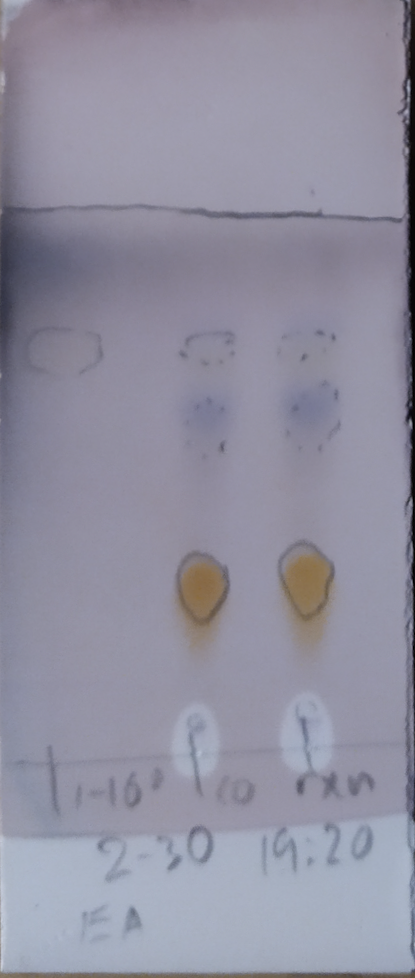
#> input picture cv_method/dataset/001.png, 415 x 978 px; its folder holds only this picture in this run
$ python -i calibration.py   (imports and definitions only)
#> lines starting #> are read from the running program, lines starting #| are printed output that depends on the picture
### cv_method/utils.py
import imp
import cv2 as cv
import numpy as np
from scipy import optimize
import os
import sys
__dir__ = os.path.dirname(os.path.abspath(__file__))
sys.path.append(os.path.abspath(os.path.join(__dir__, '../')))
from cv_method import findLine as fl


# [4 lines left out: function imread, not called in this run]


def denoise(src, blur=3):
    blur = cv.medianBlur(src, blur)
    clahe = cv.createCLAHE(clipLimit=2.0, tileGridSize=(8, 8))
    cl = clahe.apply(blur)
    kernel = np.ones((7, 7), np.uint8)
    opening = cv.morphologyEx(cl, op=cv.MORPH_OPEN, kernel=kernel)
    return opening


# [51 lines left out: functions binarize, mask, centre_cnt, fit_circle, not called in this run]

### cv_method/calibration.py
import cv2 as cv
import numpy as np
import os
import sys
__dir__ = os.path.dirname(os.path.abspath(__file__))
sys.path.append(os.path.abspath(os.path.join(__dir__, '../')))
from cv_method import utils
from scipy.spatial import distance as dist


def corner_st(im, n_grids=8):
    gray = cv.cvtColor(im, cv.COLOR_BGR2GRAY)
    gray = utils.denoise(gray)
    h, w = gray.shape
    mask = np.ones(gray.shape, np.uint8)
    h_lim = [int(h / n_grids), int(h * (1 - n_grids) / n_grids)]
    w_lim = [int(w / n_grids), int(w * (1 - n_grids) / n_grids)]
    mask[h_lim[0]:h_lim[1], w_lim[0]:w_lim[1]] = 0

    corners = cv.goodFeaturesToTrack(image=gray, maxCorners=50, qualityLevel=0.1, minDistance=w / 2, mask=mask)
    corners = np.int0(corners)

    rect = cv.minAreaRect(corners)
    box = cv.boxPoints(rect)
    box = np.int0(box)

    return box


def order_points(pts):
    xSorted = pts[np.argsort(pts[:, 0]), :]
    leftMost = xSorted[:2, :]
    rightMost = xSorted[2:, :]
    leftMost = leftMost[np.argsort(leftMost[:, 1]), :]
    (tl, bl) = leftMost
    D = dist.cdist(tl[np.newaxis], rightMost, "euclidean")[0]
    (br, tr) = rightMost[np.argsort(D)[::-1], :]

    return np.array([tl, tr, br, bl], dtype="float32")


def transform(image, pts):
    rect = order_points(pts)
    (tl, tr, br, bl) = rect

    widthA = np.sqrt(((br[0] - bl[0]) ** 2) + ((br[1] - bl[1]) ** 2))
    widthB = np.sqrt(((tr[0] - tl[0]) ** 2) + ((tr[1] - tl[1]) ** 2))
    maxWidth = max(int(widthA), int(widthB))

    heightA = np.sqrt(((tr[0] - br[0]) ** 2) + ((tr[1] - br[1]) ** 2))
    heightB = np.sqrt(((tl[0] - bl[0]) ** 2) + ((tl[1] - bl[1]) ** 2))
    maxHeight = max(int(heightA), int(heightB))

    dst = np.array([
        [0, 0],
        [maxWidth - 1, 0],
        [maxWidth - 1, maxHeight - 1],
        [0, maxHeight - 1]], dtype="float32")

    M = cv.getPerspectiveTransform(rect, dst)
    calibrated = cv.warpPerspective(image, M, (maxWidth, maxHeight))

    return calibrated


def calibrate(im):
    pts = corner_st(im)
    return transform(im, pts)

>>> import cv2
>>> picture = cv2.imread('dataset/001.png')
#> picture is the input picture: shape (978, 415, 3); mean B, G, R 160, 143.6, 145.1
>>> result = calibrate(picture)
#> in denoise, `cl = clahe.apply(blur)`:
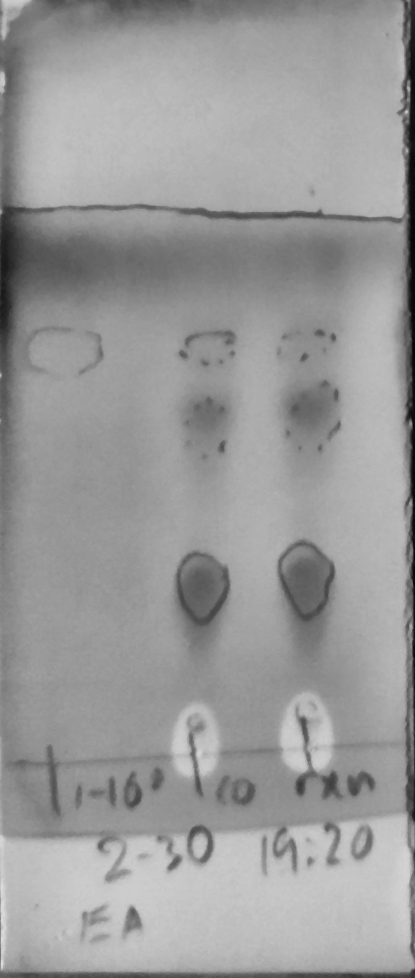
#> cl: shape (978, 415); min 3, max 220, mean 153.9
#> in corner_st, `corners = cv.goodFeaturesToTrack(image=gray, maxCorners=50, qualityLev..`: corners = [[320, 210], [326, 831], [3, 72], [338, 421], [132, 908], [410, 641], [100, 356], [406, 7]]
#> in corner_st, `rect = cv.minAreaRect(corners)`: rect = ((269, 457.5), (408.2, 848.7), -8.77)
#> in corner_st, `box = cv.boxPoints(rect)`: box = [[132, 908], [2.58, 69.25], [406, 7], [535.4, 845.7]]
#> in corner_st, `box = np.int0(box)`: box = [[132, 908], [2, 69], [406, 7], [535, 845]]
#> in order_points, `xSorted = pts[np.argsort(pts[:, 0]), :]`: xSorted = [[2, 69], [132, 908], [406, 7], [535, 845]]
#> in order_points, `leftMost = xSorted[:2, :]`: leftMost = [[2, 69], [132, 908]]
#> in order_points, `rightMost = xSorted[2:, :]`: rightMost = [[406, 7], [535, 845]]
#> in order_points, `(tl, bl) = leftMost`: tl = [2, 69]; bl = [132, 908]
#> in order_points, `D = dist.cdist(tl[np.newaxis], rightMost, "euclidean")[0]`: D = [408.7, 941.4]
#> in order_points, `(br, tr) = rightMost[np.argsort(D)[::-1], :]`: br = [535, 845]; tr = [406, 7]
#> in transform, `rect = order_points(pts)`: rect = [[2, 69], [406, 7], [535, 845], [132, 908]]
#> in transform, `(tl, tr, br, bl) = rect`: tl = [2, 69]; tr = [406, 7]; br = [535, 845]; bl = [132, 908]
#> in transform, `widthA = np.sqrt(((br[0] - bl[0]) ** 2) + ((br[1] - bl[1]) ** 2))`: widthA = 407.9
#> in transform, `widthB = np.sqrt(((tr[0] - tl[0]) ** 2) + ((tr[1] - tl[1]) ** 2))`: widthB = 408.7
#> in transform, `maxWidth = max(int(widthA), int(widthB))`: maxWidth = 408
#> in transform, `heightA = np.sqrt(((tr[0] - br[0]) ** 2) + ((tr[1] - br[1]) ** 2))`: heightA = 847.9
#> in transform, `heightB = np.sqrt(((tl[0] - bl[0]) ** 2) + ((tl[1] - bl[1]) ** 2))`: heightB = 849
#> in transform, `dst = np.array([ [0, 0], [maxWidth - 1, 0], [maxWidth - 1, maxHeight -..`: dst = [[0, 0], [407, 0], [407, 848], [0, 848]]
#> in transform, `M = cv.getPerspectiveTransform(rect, dst)`: M = [[0.983, -0.152, 8.54], [0.151, 0.985, -68.27], [-3.62e-06, -1.88e-06, 1]]
#> in transform, `calibrated = cv.warpPerspective(image, M, (maxWidth, maxHeight))`:
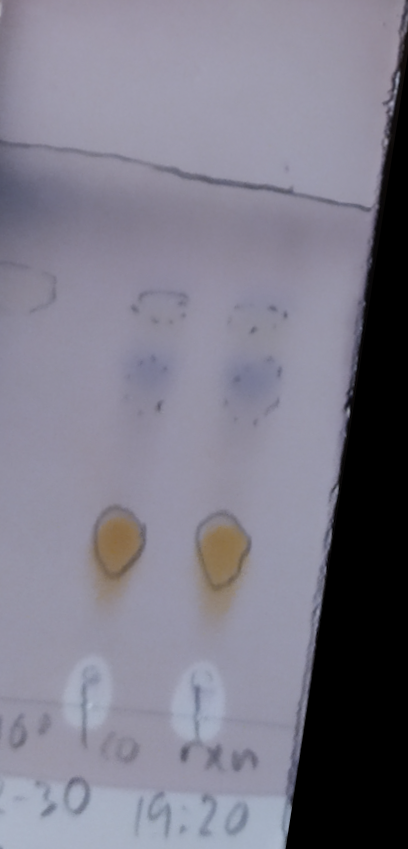
#> calibrated: shape (849, 408, 3); mean B, G, R 136.2, 122.2, 124.3

$ run again, on cv_method/dataset/002.png
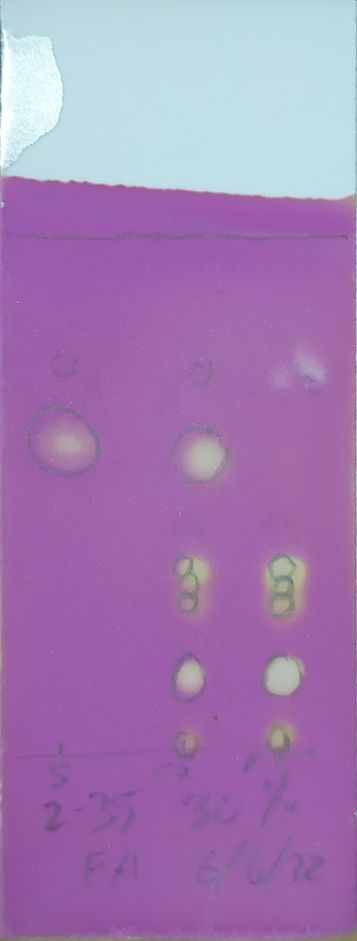
#> input picture cv_method/dataset/002.png, 357 x 941 px
#> picture is the input picture: shape (941, 357, 3); mean B, G, R 179.4, 124.9, 163.6
#> in denoise, `cl = clahe.apply(blur)`:
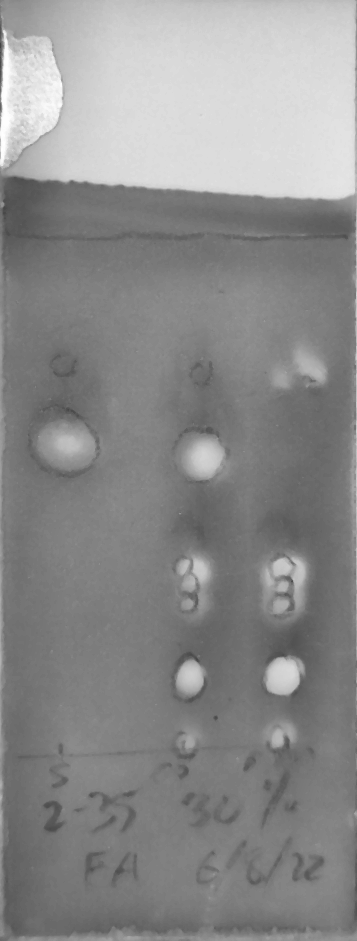
#> cl: shape (941, 357); min 68, max 254, mean 139.6
#> corners = [[292, 581], [71, 181], [90, 795], [314, 381], [353, 193], [215, 927], [75, 360]]
#> in corner_st, `rect = cv.minAreaRect(corners)`: rect = ((196.3, 556.3), (739.2, 282.3), -87.56)
#> in corner_st, `box = cv.boxPoints(rect)`: box = [[321.6, 931.5], [39.57, 919.5], [71, 181], [353, 193]]
#> in corner_st, `box = np.int0(box)`: box = [[321, 931], [39, 919], [71, 181], [353, 193]]
#> xSorted = [[39, 919], [71, 181], [321, 931], [353, 193]]
#> in order_points, `leftMost = xSorted[:2, :]`: leftMost = [[39, 919], [71, 181]]
#> rightMost = [[321, 931], [353, 193]]
#> in order_points, `leftMost = leftMost[np.argsort(leftMost[:, 1]), :]`: leftMost = [[71, 181], [39, 919]]
#> in order_points, `(tl, bl) = leftMost`: tl = [71, 181]; bl = [39, 919]
#> D = [790.6, 282.3]
#> in order_points, `(br, tr) = rightMost[np.argsort(D)[::-1], :]`: br = [321, 931]; tr = [353, 193]
#> in transform, `rect = order_points(pts)`: rect = [[71, 181], [353, 193], [321, 931], [39, 919]]
#> in transform, `(tl, tr, br, bl) = rect`: tl = [71, 181]; tr = [353, 193]; br = [321, 931]; bl = [39, 919]
#> widthA = 282.3
#> maxWidth = 282
#> heightA = 738.7
#> maxHeight = 738
#> dst = [[0, 0], [281, 0], [281, 737], [0, 737]]
#> M = [[0.995, 0.0431, -78.42], [-0.0424, 0.997, -177.4], [1.31e-19, 1.43e-19, 1]]
#> in transform, `calibrated = cv.warpPerspective(image, M, (maxWidth, maxHeight))`:
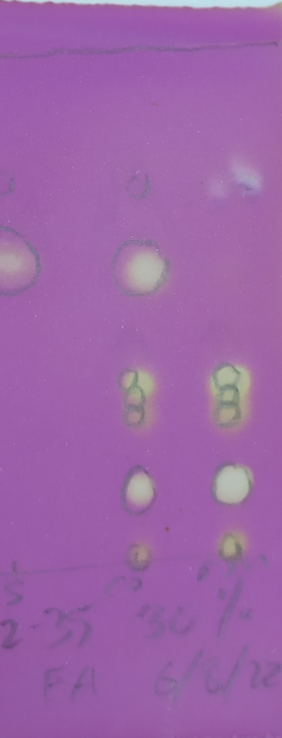
#> calibrated: shape (738, 282, 3); mean B, G, R 167.9, 101.6, 157.1

$ run again, on cv_method/dataset/003.png
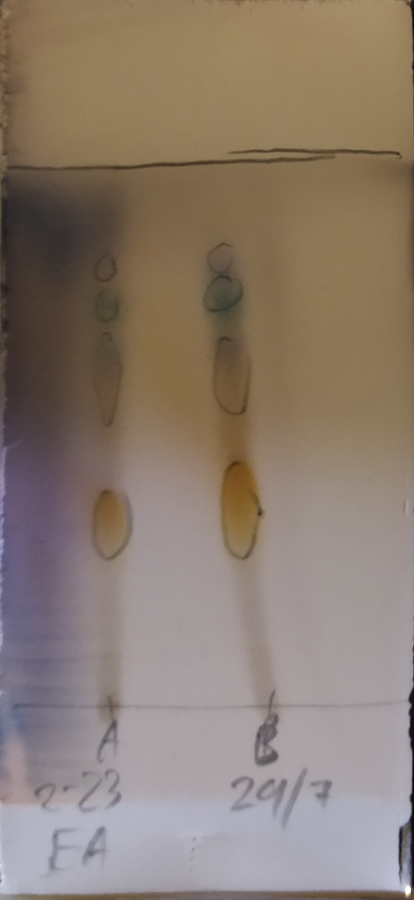
#> input picture cv_method/dataset/003.png, 414 x 900 px
#> picture is the input picture: shape (900, 414, 3); mean B, G, R 112.4, 124.6, 139.7
#> in denoise, `cl = clahe.apply(blur)`:
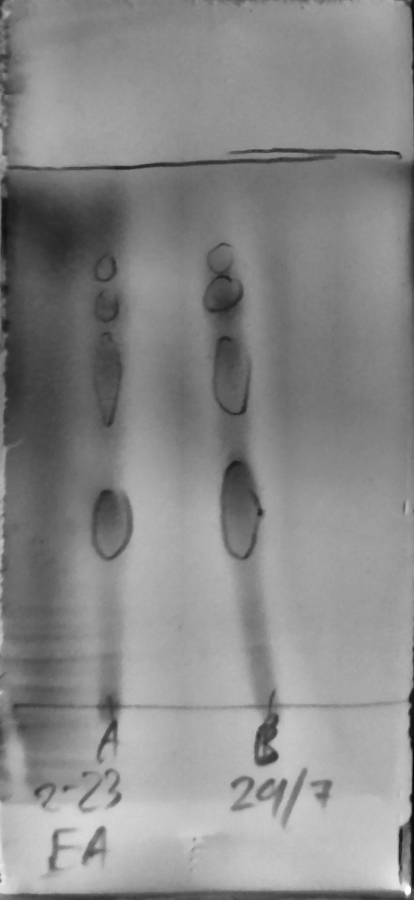
#> cl: shape (900, 414); min 6, max 254, mean 137
#> corners = [[408, 890], [398, 153], [64, 790], [259, 514], [3, 538], [230, 280], [6, 156], [264, 722]]
#> in corner_st, `rect = cv.minAreaRect(corners)`: rect = ((202.9, 523.1), (400.2, 739.4), -0.777)
#> in corner_st, `box = cv.boxPoints(rect)`: box = [[7.85, 895.4], [-2.18, 156.1], [398, 150.7], [408, 890]]
#> in corner_st, `box = np.int0(box)`: box = [[7, 895], [-2, 156], [397, 150], [408, 890]]
#> xSorted = [[-2, 156], [7, 895], [397, 150], [408, 890]]
#> leftMost = [[-2, 156], [7, 895]]
#> rightMost = [[397, 150], [408, 890]]
#> in order_points, `(tl, bl) = leftMost`: tl = [-2, 156]; bl = [7, 895]
#> D = [399, 840.7]
#> in order_points, `(br, tr) = rightMost[np.argsort(D)[::-1], :]`: br = [408, 890]; tr = [397, 150]
#> in transform, `rect = order_points(pts)`: rect = [[-2, 156], [397, 150], [408, 890], [7, 895]]
#> in transform, `(tl, tr, br, bl) = rect`: tl = [-2, 156]; tr = [397, 150]; br = [408, 890]; bl = [7, 895]
#> widthA = 401
#> widthB = 399
#> maxWidth = 401
#> heightA = 740.1
#> heightB = 739.1
#> maxHeight = 740
#> dst = [[0, 0], [400, 0], [400, 739], [0, 739]]
#> M = [[1, -0.0122, 3.92], [0.0151, 1.01, -156.9], [3.58e-06, 6.69e-06, 1]]
#> in transform, `calibrated = cv.warpPerspective(image, M, (maxWidth, maxHeight))`:
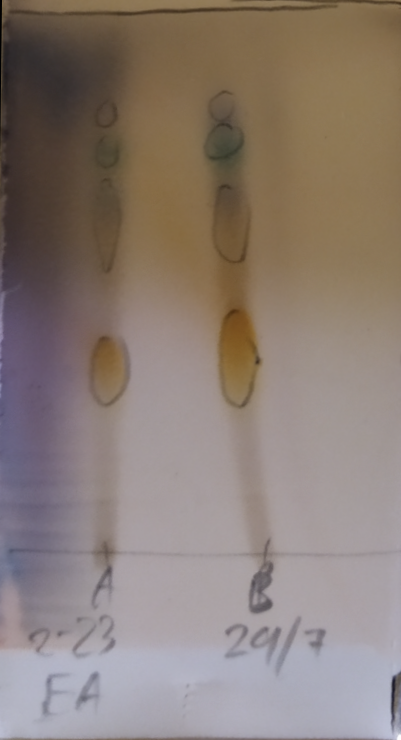
#> calibrated: shape (740, 401, 3); mean B, G, R 117.1, 124.9, 138.4

$ run again, on cv_method/dataset/004.png
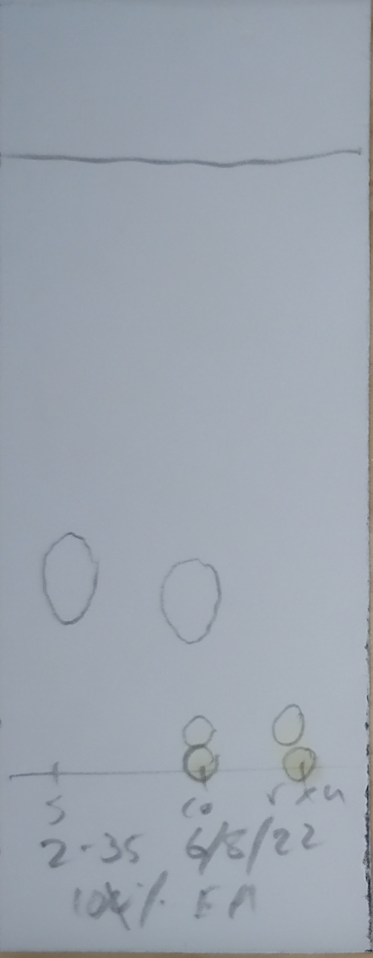
#> input picture cv_method/dataset/004.png, 373 x 958 px
#> picture is the input picture: shape (958, 373, 3); mean B, G, R 174.7, 164.4, 155.9
#> in denoise, `cl = clahe.apply(blur)`:
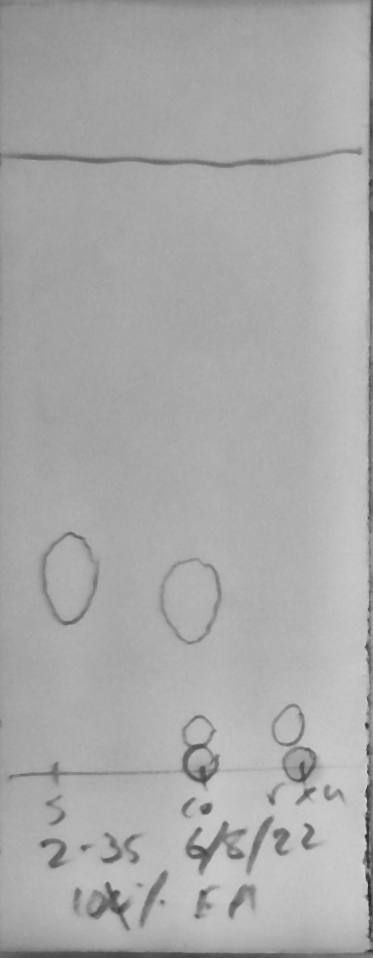
#> cl: shape (958, 373); min 40, max 208, mean 169.2
#> corners = [[366, 723], [107, 883], [368, 951], [359, 153], [370, 531]]
#> in corner_st, `rect = cv.minAreaRect(corners)`: rect = ((334.6, 544.5), (770, 269.7), -75.4)
#> in corner_st, `box = cv.boxPoints(rect)`: box = [[368, 951], [107, 883], [301.1, 137.9], [562.1, 205.9]]
#> in corner_st, `box = np.int0(box)`: box = [[368, 950], [107, 882], [301, 137], [562, 205]]
#> xSorted = [[107, 882], [301, 137], [368, 950], [562, 205]]
#> in order_points, `leftMost = xSorted[:2, :]`: leftMost = [[107, 882], [301, 137]]
#> rightMost = [[368, 950], [562, 205]]
#> in order_points, `leftMost = leftMost[np.argsort(leftMost[:, 1]), :]`: leftMost = [[301, 137], [107, 882]]
#> in order_points, `(tl, bl) = leftMost`: tl = [301, 137]; bl = [107, 882]
#> D = [815.8, 269.7]
#> in order_points, `(br, tr) = rightMost[np.argsort(D)[::-1], :]`: br = [368, 950]; tr = [562, 205]
#> in transform, `rect = order_points(pts)`: rect = [[301, 137], [562, 205], [368, 950], [107, 882]]
#> in transform, `(tl, tr, br, bl) = rect`: tl = [301, 137]; tr = [562, 205]; br = [368, 950]; bl = [107, 882]
#> widthA = 269.7
#> maxWidth = 269
#> heightA = 769.8
#> maxHeight = 769
#> dst = [[0, 0], [268, 0], [268, 768], [0, 768]]
#> M = [[0.962, 0.25, -323.7], [-0.252, 0.965, -56.55], [1.98e-19, 1.94e-19, 1]]
#> in transform, `calibrated = cv.warpPerspective(image, M, (maxWidth, maxHeight))`:
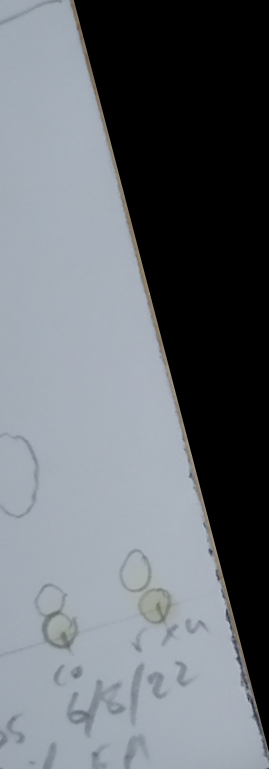
#> calibrated: shape (769, 269, 3); mean B, G, R 115.8, 109.8, 104.7
